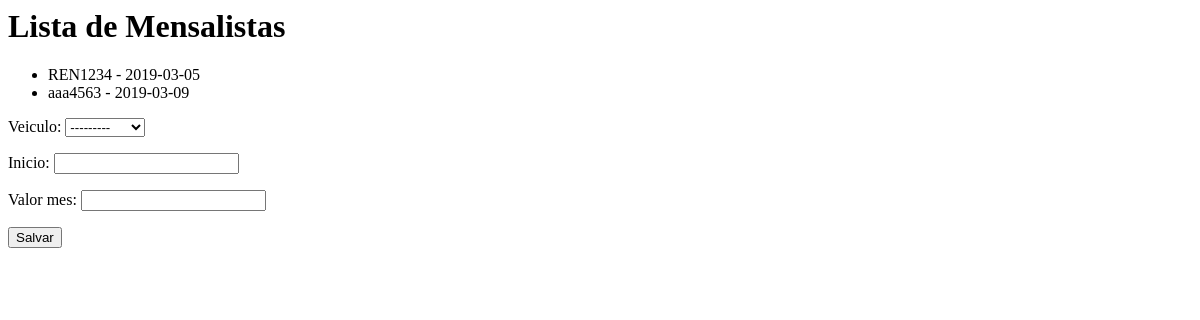
Before: /core/mensalistas/ with the older database file.
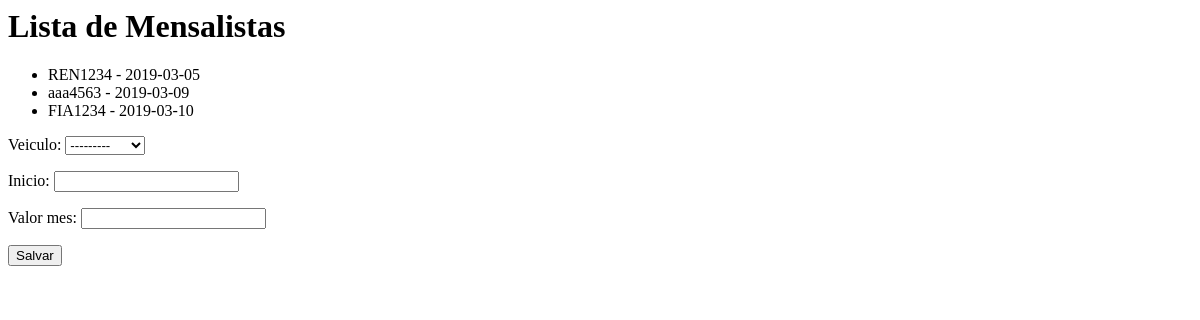
After: the same page with the newer database file.
### core/models.py (models this page shows)
class Mensalista(models.Model):
    veiculo = models.ForeignKey(Veiculo, on_delete=models.CASCADE)
    inicio = models.DateField()
    valor_mes = models.DecimalField(max_digits=6, decimal_places=2)
    def __str__(self):
        return str(self.veiculo) + ' - ' + str(self.inicio)

class Veiculo(models.Model):
    marca = models.ForeignKey(Marca, on_delete=models.CASCADE)
    placa = models.CharField(max_length=7)
    proprietario = models.ForeignKey(Pessoa, on_delete=models.CASCADE)
    cor = models.CharField(max_length=15)
    observacoes = models.TextField()
    def __str__(self):
        return self.placa

### core/views.py (the view)
def lista_mensalista(request):
    form = MensalistaForm()
    mensalistas = Mensalista.objects.all()
    return render(request, 'core/lista_mensalistas.html',
        {'mensalistas': mensalistas, 'form': form})

### core/forms.py
class MensalistaForm(ModelForm):
    class Meta:
        model = Mensalista
        fields = '__all__'

### core/templates/core/lista_mensalistas.html
<h1>Lista de Mensalistas</h1>
<ul>
{% for mensal in mensalistas %}
    <li>{{ mensal }}</li>
{% endfor %}
</ul>
<form action="{% url 'core_mensalista_add' %}" method="POST">{% csrf_token %}
    {{ form.as_p }}
    <button type="submit">Salvar</button>
</form>

Changed rows visible on the page:
added Mensalista: veiculo+inicio "FIA1234 - 2019-03-10"
